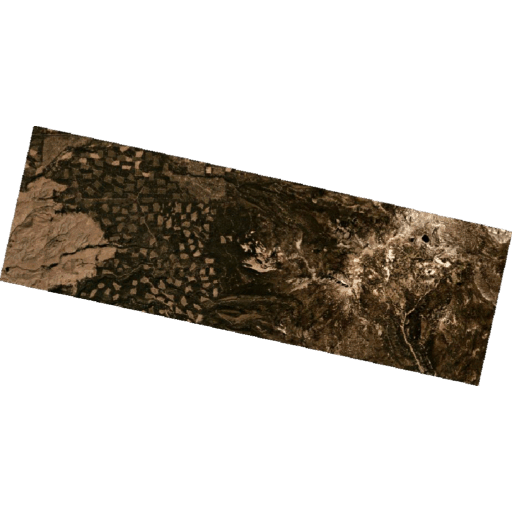
#> input picture planet_explorer/planet_api/thumbnails/thumb_512_orig.png, 512 x 512 px; its folder holds 2 pictures in this run
$ python trim_transparent_pixels.py
#> lines starting #> are read from the running program, lines starting #| are printed output that depends on the picture
import os
import logging

# noinspection PyPackageRequirements
from PIL import Image

LOG_LEVEL = os.environ.get('PYTHON_LOG_LEVEL', 'WARNING').upper()
logging.basicConfig(level=LOG_LEVEL)
log = logging.getLogger(__name__)


def trim_transparent_pixels(orig_path, trimmed_path):

#> called with orig_path = 'thumb_512_orig.png', trimmed_path = 'thumb_512.png'
    image: Image = Image.open(orig_path)
#> image is the input picture: PIL image 512x512 P; mean R, G, B, A 21.9, 16.9, 10.4, 75.8
    image.load()
    image_size = image.size
#> image_size = (512, 512)
    image_box = image.getbbox()
#> image_box = (0, 126, 512, 386)
    image_bands = image.getbands()
#> image_bands = ('P',)

    if len(image_bands) == 1:
        image = image.convert("RGBA")
    image_bands = image.getbands()
#> image_bands = ('R', 'G', 'B', 'A')

    if len(image_bands) < 4:
        # Skip images with no alpha band
        log.debug('Image has less than 4 bands')
        return

    # [5 lines of commented-out code are left out]
    rgb_image: Image = Image.new("RGBA", image_size, (0, 0, 0, 0))
#> rgb_image: PIL image 512x512 RGBA; every value is 0
    alpha_channel = image.getchannel('A')
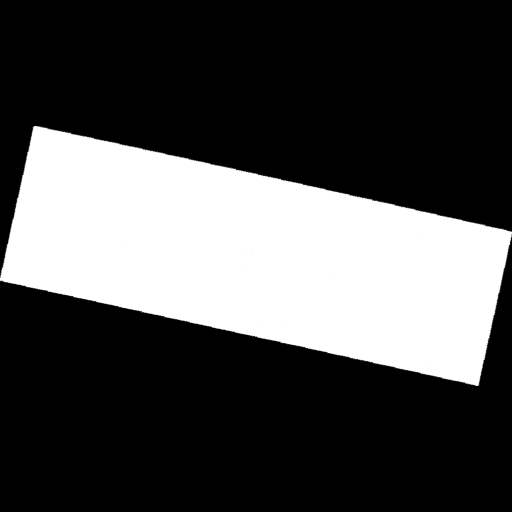
#> alpha_channel: PIL image 512x512 L; min 0, max 255, mean 75.8
    rgb_image.paste(image, mask=alpha_channel)
    cropped_box = rgb_image.getbbox()
#> cropped_box = (0, 126, 512, 386)

    # if image_box != cropped_box:
    cropped = image.crop(cropped_box)
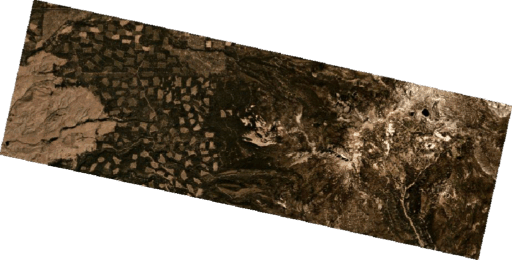
#> cropped: PIL image 512x260 RGBA; mean R, G, B, A 43.2, 33.3, 20.5, 149.2; transparent parts drawn white
    print(orig_path, "Size:", image_size, "New Size:", cropped_box)
#| thumb_512_orig.png Size: (512, 512) New Size: (0, 126, 512, 386)
    cropped.save(trimmed_path)
    # else:
    #     log.debug('Image bbox and cropped bbox are the same')


if __name__ == "__main__":
    size = '512'
    orig_file = f'thumb_{size}_orig.png'
    trimmed_file = f'thumb_{size}.png'
    trim_transparent_pixels(orig_file, trimmed_file)
